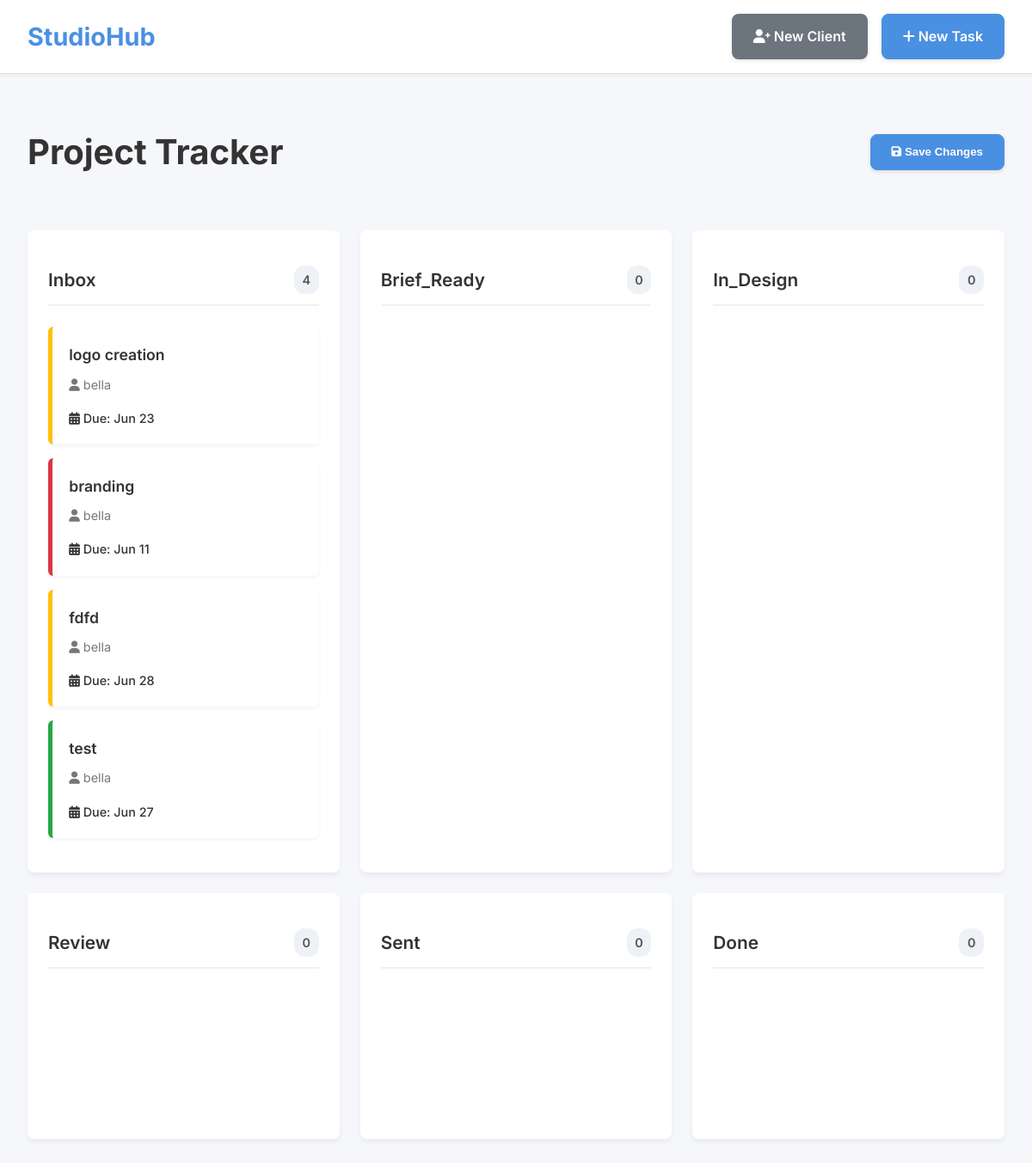
/dashboard/, run on the app's committed database.
### tracker/models.py (models this page shows, shortened)
class Task(models.Model):
    class Status(models.TextChoices):
        INBOX = 'inbox', 'Inbox'
        BRIEF_READY = 'brief_ready', 'Brief Ready'
        IN_DESIGN = 'in_design', 'In Design'
        REVIEW = 'review', 'Review'
        SENT = 'sent', 'Sent'
        DONE = 'done', 'Done'
    title = models.CharField(max_length=255)
    description = models.TextField(blank=True)
    status = models.CharField(max_length=20, choices=Status.choices, default=Status.INBOX)
    internal_due = models.DateField(null=True, blank=True)
    client_due = models.DateField(null=True, blank=True)
    completed_at = models.DateTimeField(null=True, blank=True)
    client = models.ForeignKey(Client, on_delete=models.CASCADE, related_name='tasks')
    created_at = models.DateTimeField(auto_now_add=True)
    updated_at = models.DateTimeField(auto_now=True)
    @property
    def card_color(self):
        today = timezone.now().date()
        if self.status == self.Status.DONE:
            return 'green'
        if self.client_due and self.client_due < today:
            return 'red'
        if self.client_due and self.client_due == today:
            return 'red'
        if self.internal_due and self.internal_due <= today:
            return 'yellow'
        return 'green'

class Client(models.Model):
    name = models.CharField(max_length=255)
    email = models.EmailField(unique=True)

### tracker/views.py (the view)
# urls.py: path('dashboard/', views.DashboardView.as_view(), name='dashboard'),
class DashboardView(ListView):
    model = Task
    template_name = 'tracker/dashboard.html'
    context_object_name = 'tasks'
    def get_context_data(self, **kwargs):
        context = super().get_context_data(**kwargs)
        status_columns = {}
        for status in Task.Status.choices:
            status_columns[status[0]] = Task.objects.filter(status=status[0])
        context['status_columns'] = status_columns
        return context

### tracker/templates/tracker/dashboard.html (shortened to what this page needs)
{% load static %}
<!DOCTYPE html>
<html lang="en">
<head>
    <link rel="stylesheet" href="{% static 'tracker/style.css' %}">
    <link rel="stylesheet" href="https://cdnjs.cloudflare.com/ajax/libs/font-awesome/6.0.0-beta3/css/all.min.css">
</head>
<body>
    <nav class="navbar">
        <a href="{% url 'dashboard' %}" class="navbar-brand">StudioHub</a>
        <div class="navbar-actions">
            <a href="{% url 'create_client' %}" class="btn btn-secondary">
                <i class="fas fa-user-plus"></i> New Client
            </a>
            <a href="{% url 'create_task' %}" class="btn btn-primary">
                <i class="fas fa-plus"></i> New Task
            </a>
        </div>
    </nav>
    <div class="container">
        <header class="dashboard-header">
            <h1>Project Tracker</h1>
            <div class="dashboard-actions">
                <form id="update-tasks-form" hx-post="/update_task_status/" hx-target=".dashboard" hx-swap="innerHTML">
                    <button type="submit" class="btn btn-primary">
                        <i class="fas fa-save"></i> Save Changes
                    </button>
                </form>
            </div>
        </header>
        <main id="dashboard-container">
            <div class="dashboard">
                {% include 'tracker/task_list_partial.html' %}
            </div>
        </main>
    </div>
</body>
</html>

### tracker/templates/tracker/task_list_partial.html
{% for status, tasks in status_columns.items %}
    <div class="status-column" data-status="{{ status }}">
        <h2>
            {{ status|title }}
            <span class="task-count">{{ tasks|length }}</span>
        </h2>
        <div class="task-list" data-status="{{ status }}">
            {% for task in tasks %}
                <a href="{% url 'task_detail' task.id %}" class="task-link">
                    <div class="task-card {{ task.card_color }}" draggable="true" data-id="{{ task.id }}">
                        <h4>{{ task.title }}</h4>
                        <p><i class="fas fa-user"></i> {{ task.client.name }}</p>
                        <div class="task-meta">
                            <span class="task-due-date">
                                <i class="fas fa-calendar-alt"></i>
                                Due: {{ task.client_due|date:"M d"|default:"N/A" }}
                            </span>
                        </div>
                    </div>
                </a>
            {% endfor %}
        </div>
    </div>
{% endfor %}

### tracker/static/tracker/style.css (style rules this page uses)
:root { --primary-color: #4a90e2; --secondary-color: #f5f7fa; --text-color: #333; --text-color-light: #777; --border-color: #e0e0e0; --shadow-color: rgba(0, 0, 0, 0.05); --font-family: 'Inter', sans-serif; }
body { font-family: var(--font-family); background-color: var(--secondary-color); color: var(--text-color); margin: 0; line-height: 1.6; }
.navbar { background-color: #fff; padding: 1rem 2rem; border-bottom: 1px solid var(--border-color); display: flex; justify-content: space-between; align-items: center; box-shadow: 0 2px 4px var(--shadow-color); }
.navbar-brand { font-size: 1.8rem; font-weight: 700; color: var(--primary-color); text-decoration: none; }
.navbar-actions { display: flex; gap: 1rem; }
.btn { padding: 0.8rem 1.5rem; border-radius: 8px; text-decoration: none; font-weight: 600; cursor: pointer; border: 1px solid transparent; transition: all 0.3s ease; box-shadow: 0 2px 4px rgba(0,0,0,0.1); }
.btn-primary { background-color: var(--primary-color); color: #fff; border-color: var(--primary-color); }
.btn-secondary { background-color: #6c757d; color: #fff; }
.container { padding: 2rem; max-width: 1600px; margin: 0 auto; }
.dashboard-header { display: flex; justify-content: space-between; align-items: center; margin-bottom: 2rem; }
.dashboard-header h1 { font-size: 2.5rem; font-weight: 700; color: #333; }
.dashboard-actions { display: flex; gap: 1rem; }
.dashboard { display: grid; grid-template-columns: repeat(auto-fit, minmax(300px, 1fr)); gap: 1.5rem; }
.status-column { background-color: #fff; border-radius: 8px; padding: 1.5rem; box-shadow: 0 4px 6px var(--shadow-color); transition: box-shadow 0.3s ease; }
.status-column h2 { font-size: 1.3rem; font-weight: 600; margin-bottom: 1.5rem; padding-bottom: 0.75rem; border-bottom: 2px solid #f0f0f0; display: flex; justify-content: space-between; align-items: center; }
.task-count { background-color: #eef2f7; color: #555; font-size: 0.9rem; font-weight: 600; padding: 0.3rem 0.6rem; border-radius: 12px; }
.task-list { min-height: 150px; }
.task-card { background-color: #fff; border-radius: 6px; padding: 1.2rem; margin-bottom: 1rem; cursor: move; box-shadow: 0 2px 4px var(--shadow-color); border-left: 5px solid var(--primary-color); transition: transform 0.2s ease, box-shadow 0.2s ease; }
.task-card h4 { margin: 0 0 0.5rem 0; font-size: 1.1rem; font-weight: 600; }
.task-card p { margin: 0.25rem 0; font-size: 0.9rem; color: var(--text-color-light); }
.task-card .task-meta { display: flex; justify-content: space-between; align-items: center; margin-top: 1rem; font-size: 0.85rem; }
.task-card .task-due-date { font-size: 0.9rem; font-weight: 500; color: var(--text-color); }
.task-card.green { border-left-color: #28a745; }
.task-card.yellow { border-left-color: #ffc107; }
.task-card.red { border-left-color: #dc3545; }
.task-link { text-decoration: none; color: inherit; }

### data on the page
Task: title "logo creation", client.name "bella", client_due "Jun 23"
Task: title "branding", client.name "bella", client_due "Jun 11"
Task: title "fdfd", client.name "bella", client_due "Jun 28"
Task: title "test", client.name "bella", client_due "Jun 27"

### other printed values
{{ status|title }} "Inbox" "Brief_Ready" "In_Design" "Review" "Sent" "Done"
{{ tasks|length }} "4" "0" "0" "0" "0" "0"
